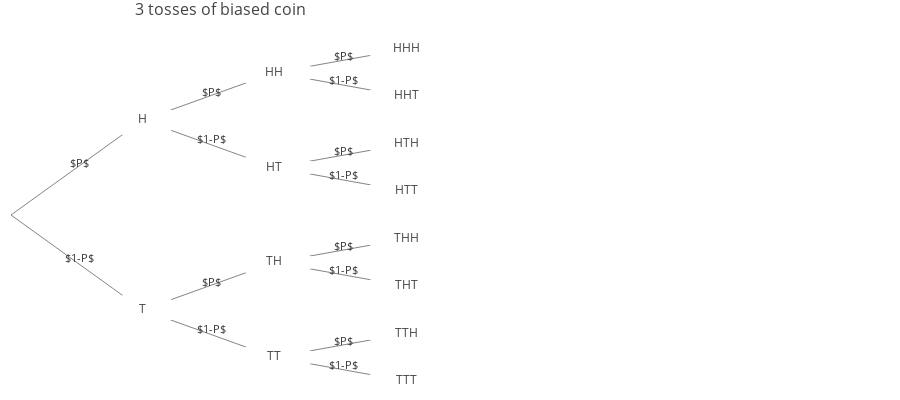

Here is the notebook cell this chart was saved with:
### Code cell
# from itertools import product

coin_tosses = 3
node_children = [[1,8],[2,5],[3,4],None,None, [6,7],None,None,[9,12],[10,11],None,None,[13,14], None, None]

coin_nodes = build_nodeDict('HT',repeat=coin_tosses,children=node_children)#use build_nodeDict() from Hierarchy_tree

coin_edges_labls = {'01':'$P$','08':'$1-P$','12':'$P$','15':'$1-P$',
                   '23':'$P$','24':'$1-P$','56':'$P$','57':'$1-P$','89':'$P$','812':'$1-P$',
                   '910':'$P$','911':'$1-P$','1213':'$P$','1214':'$1-P$'}

coin_toss_tree = TreeGraph(orientation='h',root=coin_nodes[0][0],spread=2,gap=0.12,
              nodes=coin_nodes,edge_weights=None,edge_labels=coin_edges_labls)

coin_toss_tree.generic_plotly_plot("3 tosses of biased coin", 
                    title_pos=0.15, height=400, width=900, legend=False)

display_math(r'\text{What is the prob. of } THT \text{ occurring?} = (1-P)\cdot P\cdot (1-P) = \
P\cdot (1-P)^2\\\text{We are told only one head occurred, and we want to calculate the prob.}\
            \text{of it happening in the first toss. Possible result is:  }HTT.\\\text{What is the prob?}\
            P(\text{H first toss}|\text{1 head})=\frac{P(\text{H first toss }\cap\text{ 1 head})}{P(\text{1 head})}\
            = \frac{P\cdot (1-P)^2}{3P\cdot (1-P)^2}=1/3')

### Figure 1 — Plotly figure (JSON) as saved in the notebook; plotly's stock layout.template omitted (floating-point values rounded to 4 significant figures)
{"data": [{"marker": {"color": [], "showscale": false, "size": 0}, "mode": "text", "text": [], "type": "scatter", "uid": "af10cb17-85ab-4446-91c3-455e89760ef3", "x": [0], "y": [0.5]}, {"line": {"color": "#777", "width": 0.9}, "mode": "lines", "text": [], "type": "scatter", "uid": "4978f746-4b50-4cfb-aada-42653083ae9d", "x": [0, 0.12, null, 0, 0.12, null, 0.12, 0.24, null, 0.12, 0.24, null, 0.12, 0.24, null, 0.12, 0.24, null, 0.24, 0.36, null, 0.24, 0.36, null, 0.24, 0.36, null, 0.24, 0.36, null, 0.24, 0.36, null, 0.24, 0.36, null, 0.24, 0.36, null, 0.24, 0.36, null], "y": [0.5, 1, null, 0.5, 0, null, 1, 1.25, null, 1, 0.75, null, 0, 0.25, null, 0, -0.25, null, 1.25, 1.375, null, 1.25, 1.125, null, 0.75, 0.875, null, 0.75, 0.625, null, 0.25, 0.375, null, 0.25, 0.125, null, -0.25, -0.125, null, -0.25, -0.375, null]}, {"marker": {"color": ["white", "white", "white", "white", "white", "white", "white", "white", "white", "white", "white", "white", "white", "white"], "showscale": false, "size": 70, "symbol": "diamond-wide"}, "mode": "markers+text", "name": "Nodes", "showlegend": false, "text": ["H", "T", "HH", "HT", "HHH", "HHT", "HTH", "HTT", "TH", "TT", "THH", "THT", "TTH", "TTT"], "textfont": {"size": 12}, "type": "scatter", "uid": "24de7196-63e7-465f-a67a-94cc5e1c850b", "x": [0.12, 0.12, 0.24, 0.24, 0.36, 0.36, 0.36, 0.36, 0.24, 0.24, 0.36, 0.36, 0.36, 0.36], "y": [1, 0, 1.25, 0.75, 1.375, 1.125, 0.875, 0.625, 0.25, -0.25, 0.375, 0.125, -0.125, -0.375]}], "layout": {"annotations": [{"align": "center", "arrowsize": 1, "arrowwidth": 1, "ax": 3, "ay": -5, "borderpad": 1, "font": {"color": "#333", "size": 11}, "showarrow": true, "text": "$P$", "x": 0.06, "xref": "x", "y": 0.75, "yref": "y"}, {"align": "center", "arrowsize": 1, "arrowwidth": 1, "ax": 3, "ay": -5, "borderpad": 1, "font": {"color": "#333", "size": 11}, "showarrow": true, "text": "$1-P$", "x": 0.06, "xref": "x", "y": 0.25, "yref": "y"}, {"align": "center", "arrowsize": 1, "arrowwidth": 1, "ax": 3, "ay": -5, "borderpad": 1, "font": {"color": "#333", "size": 11}, "showarrow": true, "text": "$P$", "x": 0.18, "xref": "x", "y": 1.125, "yref": "y"}, {"align": "center", "arrowsize": 1, "arrowwidth": 1, "ax": 3, "ay": -5, "borderpad": 1, "font": {"color": "#333", "size": 11}, "showarrow": true, "text": "$1-P$", "x": 0.18, "xref": "x", "y": 0.875, "yref": "y"}, {"align": "center", "arrowsize": 1, "arrowwidth": 1, "ax": 3, "ay": -5, "borderpad": 1, "font": {"color": "#333", "size": 11}, "showarrow": true, "text": "$P$", "x": 0.18, "xref": "x", "y": 0.125, "yref": "y"}, {"align": "center", "arrowsize": 1, "arrowwidth": 1, "ax": 3, "ay": -5, "borderpad": 1, "font": {"color": "#333", "size": 11}, "showarrow": true, "text": "$1-P$", "x": 0.18, "xref": "x", "y": -0.125, "yref": "y"}, {"align": "center", "arrowsize": 1, "arrowwidth": 1, "ax": 3, "ay": -5, "borderpad": 1, "font": {"color": "#333", "size": 11}, "showarrow": true, "text": "$P$", "x": 0.3, "xref": "x", "y": 1.312, "yref": "y"}, {"align": "center", "arrowsize": 1, "arrowwidth": 1, "ax": 3, "ay": -5, "borderpad": 1, "font": {"color": "#333", "size": 11}, "showarrow": true, "text": "$1-P$", "x": 0.3, "xref": "x", "y": 1.188, "yref": "y"}, {"align": "center", "arrowsize": 1, "arrowwidth": 1, "ax": 3, "ay": -5, "borderpad": 1, "font": {"color": "#333", "size": 11}, "showarrow": true, "text": "$P$", "x": 0.3, "xref": "x", "y": 0.8125, "yref": "y"}, {"align": "center", "arrowsize": 1, "arrowwidth": 1, "ax": 3, "ay": -5, "borderpad": 1, "font": {"color": "#333", "size": 11}, "showarrow": true, "text": "$1-P$", "x": 0.3, "xref": "x", "y": 0.6875, "yref": "y"}, {"align": "center", "arrowsize": 1, "arrowwidth": 1, "ax": 3, "ay": -5, "borderpad": 1, "font": {"color": "#333", "size": 11}, "showarrow": true, "text": "$P$", "x": 0.3, "xref": "x", "y": 0.3125, "yref": "y"}, {"align": "center", "arrowsize": 1, "arrowwidth": 1, "ax": 3, "ay": -5, "borderpad": 1, "font": {"color": "#333", "size": 11}, "showarrow": true, "text": "$1-P$", "x": 0.3, "xref": "x", "y": 0.1875, "yref": "y"}, {"align": "center", "arrowsize": 1, "arrowwidth": 1, "ax": 3, "ay": -5, "borderpad": 1, "font": {"color": "#333", "size": 11}, "showarrow": true, "text": "$P$", "x": 0.3, "xref": "x", "y": -0.1875, "yref": "y"}, {"align": "center", "arrowsize": 1, "arrowwidth": 1, "ax": 3, "ay": -5, "borderpad": 1, "font": {"color": "#333", "size": 11}, "showarrow": true, "text": "$1-P$", "x": 0.3, "xref": "x", "y": -0.3125, "yref": "y"}], "autosize": true, "height": 400, "hovermode": "closest", "margin": {"b": 0, "l": 0, "r": 0, "t": 30}, "showlegend": false, "title": {"font": {"size": 16}, "text": "3 tosses of biased coin", "x": 0.15}, "width": 900, "xaxis": {"range": [-0.01, 0.81], "showgrid": false, "showticklabels": false, "zeroline": false}, "yaxis": {"range": [-0.475, 1.475], "showgrid": false, "showticklabels": false, "zeroline": false}}}
